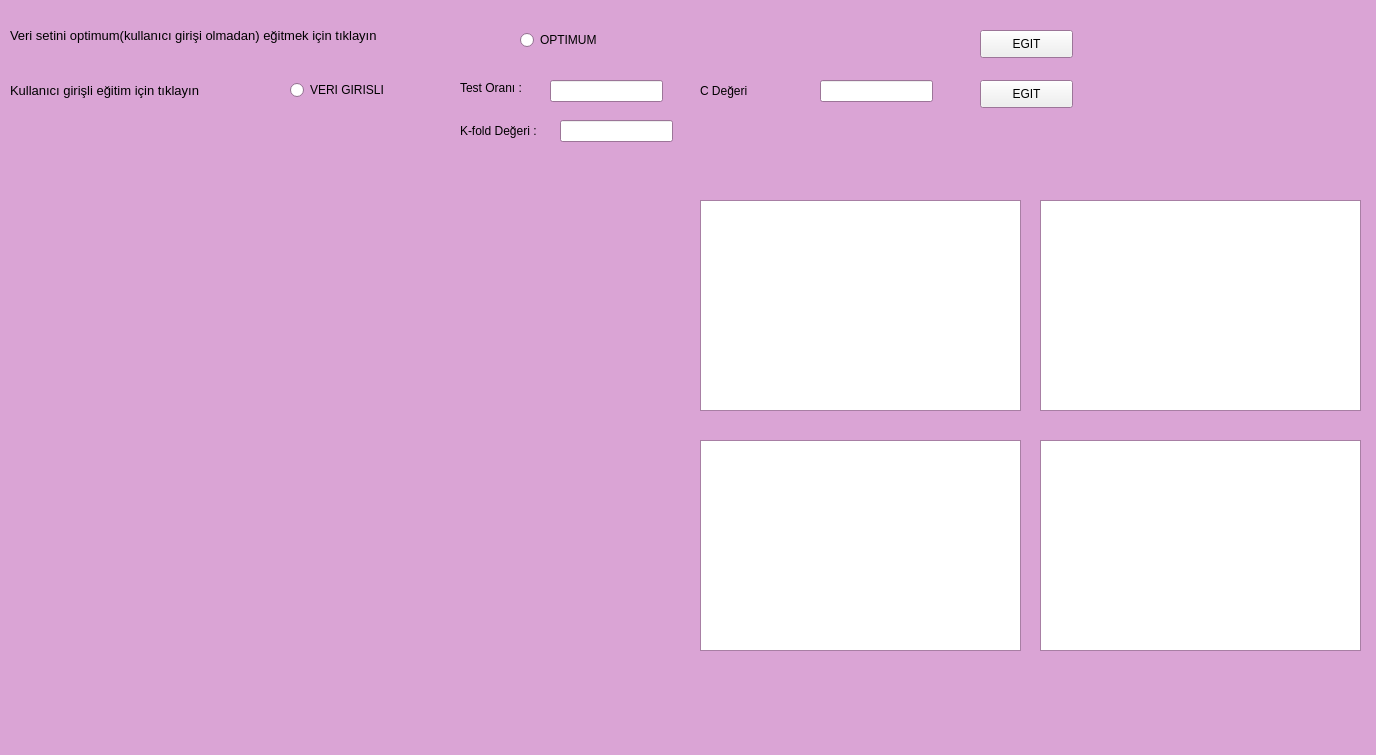
<?xml version="1.0" encoding="UTF-8"?>
<ui version="4.0">
 <class>Form</class>
 <widget class="QWidget" name="Form">
  <property name="geometry">
   <rect>
    <x>0</x>
    <y>0</y>
    <width>1376</width>
    <height>755</height>
   </rect>
  </property>
  <property name="palette">
   <palette>
    <active>
     <colorrole role="Base">
      <brush brushstyle="SolidPattern">
       <color alpha="255">
        <red>255</red>
        <green>255</green>
        <blue>255</blue>
       </color>
      </brush>
     </colorrole>
     <colorrole role="Window">
      <brush brushstyle="SolidPattern">
       <color alpha="255">
        <red>218</red>
        <green>164</green>
        <blue>213</blue>
       </color>
      </brush>
     </colorrole>
    </active>
    <inactive>
     <colorrole role="Base">
      <brush brushstyle="SolidPattern">
       <color alpha="255">
        <red>255</red>
        <green>255</green>
        <blue>255</blue>
       </color>
      </brush>
     </colorrole>
     <colorrole role="Window">
      <brush brushstyle="SolidPattern">
       <color alpha="255">
        <red>218</red>
        <green>164</green>
        <blue>213</blue>
       </color>
      </brush>
     </colorrole>
    </inactive>
    <disabled>
     <colorrole role="Base">
      <brush brushstyle="SolidPattern">
       <color alpha="255">
        <red>218</red>
        <green>164</green>
        <blue>213</blue>
       </color>
      </brush>
     </colorrole>
     <colorrole role="Window">
      <brush brushstyle="SolidPattern">
       <color alpha="255">
        <red>218</red>
        <green>164</green>
        <blue>213</blue>
       </color>
      </brush>
     </colorrole>
    </disabled>
   </palette>
  </property>
  <property name="windowTitle">
   <string>Form</string>
  </property>
  <widget class="QTableWidget" name="TableX_train">
   <property name="geometry">
    <rect>
     <x>700</x>
     <y>200</y>
     <width>321</width>
     <height>211</height>
    </rect>
   </property>
  </widget>
  <widget class="QLineEdit" name="C_degeri_al">
   <property name="geometry">
    <rect>
     <x>820</x>
     <y>80</y>
     <width>113</width>
     <height>22</height>
    </rect>
   </property>
  </widget>
  <widget class="QLineEdit" name="test_al">
   <property name="geometry">
    <rect>
     <x>550</x>
     <y>80</y>
     <width>113</width>
     <height>22</height>
    </rect>
   </property>
  </widget>
  <widget class="QLabel" name="label_2">
   <property name="geometry">
    <rect>
     <x>10</x>
     <y>80</y>
     <width>251</width>
     <height>21</height>
    </rect>
   </property>
   <property name="font">
    <font>
     <pointsize>10</pointsize>
    </font>
   </property>
   <property name="text">
    <string>Kullanıcı girişli eğitim için tıklayın</string>
   </property>
  </widget>
  <widget class="QLineEdit" name="fold_deger">
   <property name="geometry">
    <rect>
     <x>560</x>
     <y>120</y>
     <width>113</width>
     <height>22</height>
    </rect>
   </property>
  </widget>
  <widget class="QLabel" name="label_3">
   <property name="geometry">
    <rect>
     <x>460</x>
     <y>80</y>
     <width>81</width>
     <height>16</height>
    </rect>
   </property>
   <property name="font">
    <font>
     <pointsize>9</pointsize>
    </font>
   </property>
   <property name="text">
    <string>Test Oranı :</string>
   </property>
  </widget>
  <widget class="QTableWidget" name="TableY_train">
   <property name="geometry">
    <rect>
     <x>1040</x>
     <y>200</y>
     <width>321</width>
     <height>211</height>
    </rect>
   </property>
  </widget>
  <widget class="QTableWidget" name="TableX_test">
   <property name="geometry">
    <rect>
     <x>700</x>
     <y>440</y>
     <width>321</width>
     <height>211</height>
    </rect>
   </property>
  </widget>
  <widget class="QPushButton" name="girisli_egit">
   <property name="geometry">
    <rect>
     <x>980</x>
     <y>80</y>
     <width>93</width>
     <height>28</height>
    </rect>
   </property>
   <property name="text">
    <string>EGIT</string>
   </property>
  </widget>
  <widget class="QLabel" name="label_17">
   <property name="geometry">
    <rect>
     <x>460</x>
     <y>120</y>
     <width>101</width>
     <height>21</height>
    </rect>
   </property>
   <property name="font">
    <font>
     <pointsize>9</pointsize>
    </font>
   </property>
   <property name="text">
    <string>K-fold Değeri :</string>
   </property>
  </widget>
  <widget class="QLabel" name="CrossVal">
   <property name="geometry">
    <rect>
     <x>560</x>
     <y>410</y>
     <width>141</width>
     <height>16</height>
    </rect>
   </property>
   <property name="text">
    <string/>
   </property>
  </widget>
  <widget class="QLabel" name="Precision">
   <property name="geometry">
    <rect>
     <x>560</x>
     <y>250</y>
     <width>141</width>
     <height>16</height>
    </rect>
   </property>
   <property name="text">
    <string/>
   </property>
  </widget>
  <widget class="QLabel" name="Accuracy">
   <property name="geometry">
    <rect>
     <x>560</x>
     <y>210</y>
     <width>141</width>
     <height>16</height>
    </rect>
   </property>
   <property name="text">
    <string/>
   </property>
  </widget>
  <widget class="QLabel" name="label">
   <property name="geometry">
    <rect>
     <x>10</x>
     <y>20</y>
     <width>481</width>
     <height>31</height>
    </rect>
   </property>
   <property name="font">
    <font>
     <pointsize>10</pointsize>
    </font>
   </property>
   <property name="text">
    <string>Veri setini optimum(kullanıcı girişi olmadan) eğitmek için tıklayın</string>
   </property>
  </widget>
  <widget class="QLabel" name="F1Score">
   <property name="geometry">
    <rect>
     <x>560</x>
     <y>370</y>
     <width>141</width>
     <height>16</height>
    </rect>
   </property>
   <property name="text">
    <string/>
   </property>
  </widget>
  <widget class="QLabel" name="label_4">
   <property name="geometry">
    <rect>
     <x>700</x>
     <y>80</y>
     <width>121</width>
     <height>21</height>
    </rect>
   </property>
   <property name="font">
    <font>
     <pointsize>9</pointsize>
    </font>
   </property>
   <property name="text">
    <string>C Değeri</string>
   </property>
  </widget>
  <widget class="QPushButton" name="optimum_egit">
   <property name="geometry">
    <rect>
     <x>980</x>
     <y>30</y>
     <width>93</width>
     <height>28</height>
    </rect>
   </property>
   <property name="text">
    <string>EGIT</string>
   </property>
  </widget>
  <widget class="QLabel" name="LblGoruntu">
   <property name="geometry">
    <rect>
     <x>20</x>
     <y>160</y>
     <width>441</width>
     <height>351</height>
    </rect>
   </property>
   <property name="text">
    <string/>
   </property>
  </widget>
  <widget class="QTableWidget" name="TableY_test">
   <property name="geometry">
    <rect>
     <x>1040</x>
     <y>440</y>
     <width>321</width>
     <height>211</height>
    </rect>
   </property>
  </widget>
  <widget class="QLabel" name="Recall">
   <property name="geometry">
    <rect>
     <x>560</x>
     <y>290</y>
     <width>141</width>
     <height>16</height>
    </rect>
   </property>
   <property name="text">
    <string/>
   </property>
  </widget>
  <widget class="QRadioButton" name="radio_verigir">
   <property name="geometry">
    <rect>
     <x>290</x>
     <y>80</y>
     <width>101</width>
     <height>20</height>
    </rect>
   </property>
   <property name="text">
    <string>VERI GIRISLI</string>
   </property>
  </widget>
  <widget class="QRadioButton" name="radio_optm">
   <property name="geometry">
    <rect>
     <x>520</x>
     <y>30</y>
     <width>95</width>
     <height>20</height>
    </rect>
   </property>
   <property name="text">
    <string>OPTIMUM</string>
   </property>
  </widget>
  <widget class="QLabel" name="Specificity">
   <property name="geometry">
    <rect>
     <x>560</x>
     <y>330</y>
     <width>141</width>
     <height>16</height>
    </rect>
   </property>
   <property name="text">
    <string/>
   </property>
  </widget>
 </widget>
 <resources/>
 <connections/>
</ui>
